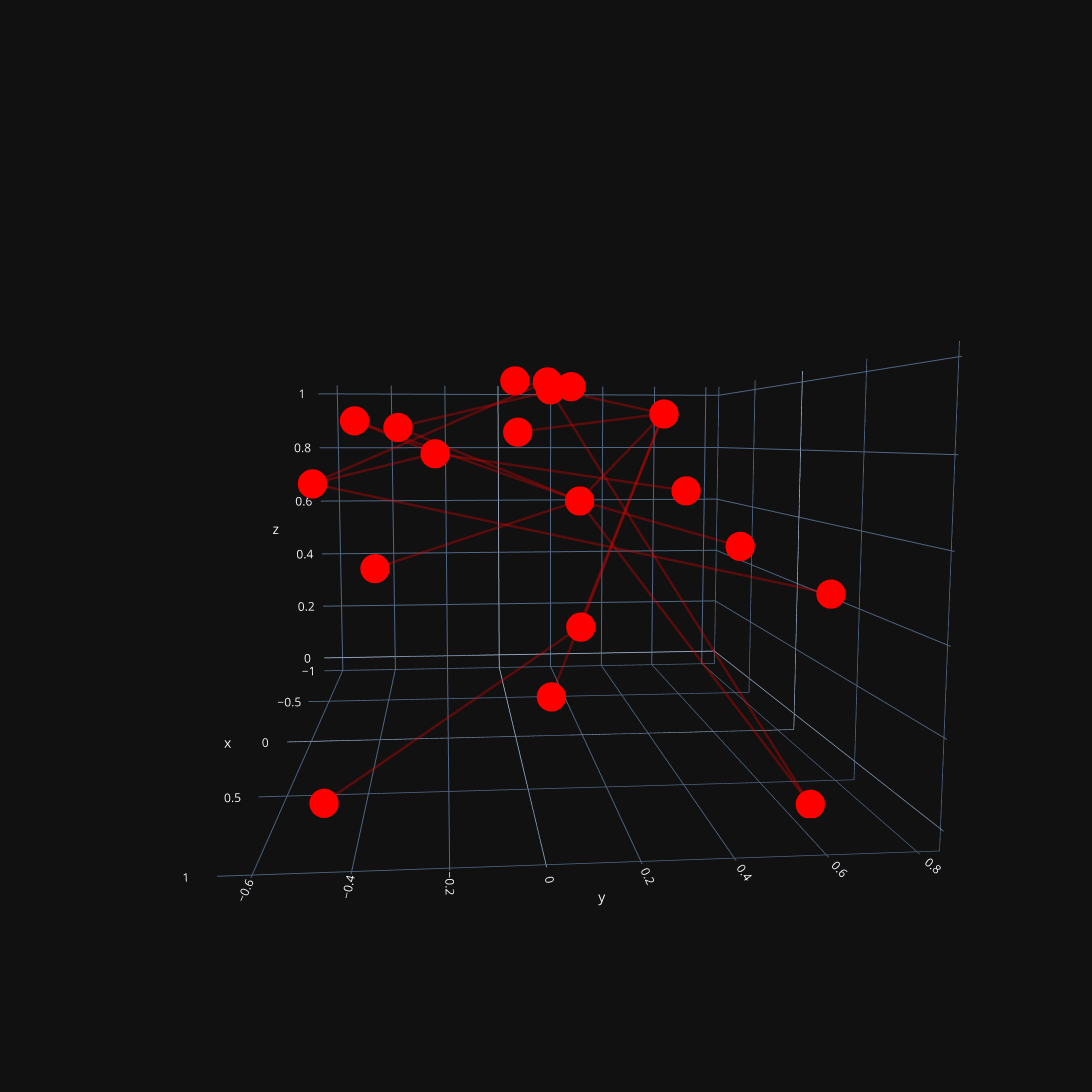

Here is the notebook cell this chart was saved with:
### Code cell
fig = pgo.Figure()
for i in umap_sphere_data:
    fig.add_trace(i)
fig.update_layout(template='plotly_dark', showlegend=False, width=1200, height=1200)
py.iplot(fig)

### Figure 1 — Plotly figure (JSON) as saved in the notebook; plotly's stock layout.template omitted (floating-point values rounded to 4 significant figures)
{"data": [{"hoverinfo": "none", "line": {"color": ["red", "red", "red", "red", "red", "red", "red", "red", "red", "red", "red", "red", "red", "red", "red", "red", "red", "red", "red", "red", "red", "red", "red", "red", "red", "red", "red", "red", "red", "red", "red", "red", "red", "red", "red", "red", "red", "red", "red", "red", "red", "red", "red", "red", "red", "red", "red", "red", "red", "red", "red", "red", "red", "red"], "width": 5}, "mode": "lines", "opacity": 0.3, "type": "scatter3d", "x": [-0.8089, -0.7408, null, 0.1463, -0.7408, null, 0.1463, -0.5744, null, 0.7671, -0.1531, null, 0.7671, -0.7408, null, -0.4049, -0.7408, null, 0.4105, -0.3637, null, 0.9549, 0.09378, null, -0.7408, 0.09378, null, -0.7408, 0.3939, null, -0.03354, 0.3939, null, -0.005034, 0.09378, null, 0.5984, -0.5744, null, -0.9438, 0.8823, null, -0.9438, 0.09378, null, 0.5271, 0.09378, null, -0.3637, 0.07604, null, -0.3637, -0.5744, null], "y": [-0.4607, 0.2785, null, -0.4473, 0.2785, null, -0.4473, -0.2368, null, 0.6413, 0.1167, null, 0.6413, 0.2785, null, 0.7816, 0.2785, null, 0.8057, -0.6246, null, 0.01438, 0.4175, null, 0.2785, 0.4175, null, 0.2785, -0.3196, null, 0.1663, -0.3196, null, -4.383e-05, 0.4175, null, 0.3731, -0.2368, null, 0.3095, -0.4672, null, 0.3095, 0.4175, null, -0.02675, 0.4175, null, -0.6246, 0.08659, null, -0.6246, -0.2368, null], "z": [0.3654, 0.6113, null, 0.8823, 0.6113, null, 0.8823, 0.7836, null, -0.01752, 0.9813, null, -0.01752, 0.6113, null, 0.4745, 0.6113, null, 0.4271, 0.6911, null, 0.2965, 0.9038, null, 0.6113, 0.9038, null, 0.6113, 0.8618, null, 0.9855, 0.8618, null, 1.0, 0.9038, null, 0.709, 0.7836, null, 0.1156, 0.05773, null, 0.1156, 0.9038, null, 0.8494, 0.9038, null, 0.6911, 0.9933, null, 0.6911, 0.7836, null]}, {"hoverinfo": "text", "marker": {"color": "red", "line": {"color": "red", "width": 1}, "size": 10, "symbol": "circle"}, "mode": "markers", "text": ["('9184', {'BUB3'})", "('22998', {'KIAA1102', 'LIMCH1'})", "('902', {'CCNH'})", "('2138', {'EYA1'})", "('80262', {'C16orf70', 'C16orf6'})", "('7307', {'U2AF1L5'})", "('6119', {'REPA3', 'RPA14', 'RPA3'})", "('3215', {'HOX2A', 'HOXB5'})", "('4674', {'BPX', 'NAP1L2'})", "('892', {'CCNC'})", "('5216', {'PFN1'})", "('9326', {'TRIP3', 'ZNHIT3'})", "('9943', {'KIAA1101', 'OSR1', 'OXSR1'})", "('5862', {'RAB2A', 'RAB2'})", "('2091', {'FLRN', 'FIB1', 'FBL'})", "('288', {'ANK3'})", "('999', {'CDH1', 'UVO', 'CDHE'})", "('3172', {'HNF4', 'HNF4A', 'NR2A1', 'TCF14'})", "('254427', {'PROSER2', 'C10orf47'})"], "type": "scatter3d", "x": [-0.8089, 0.1463, 0.7671, -0.4049, 0.4105, 0.9549, -0.7408, -0.03354, -0.005034, -0.1531, 0.5984, -0.9438, 0.5271, 0.3939, 0.09378, -0.3637, -0.5744, 0.8823, 0.07604], "y": [-0.4607, -0.4473, 0.6413, 0.7816, 0.8057, 0.01438, 0.2785, 0.1663, -4.383e-05, 0.1167, 0.3731, 0.3095, -0.02675, -0.3196, 0.4175, -0.6246, -0.2368, -0.4672, 0.08659], "z": [0.3654, 0.8823, -0.01752, 0.4745, 0.4271, 0.2965, 0.6113, 0.9855, 1.0, 0.9813, 0.709, 0.1156, 0.8494, 0.8618, 0.9038, 0.6911, 0.7836, 0.05773, 0.9933]}], "layout": {"height": 1200, "scene": {"aspectmode": "auto", "aspectratio": {"x": 1.353, "y": 1.019, "z": 0.7251}, "camera": {"center": {"x": 0, "y": 0, "z": 0}, "eye": {"x": 2.144, "y": -0.1954, "z": 0.2283}, "projection": {"type": "perspective"}, "up": {"x": 0, "y": 0, "z": 1}}}, "showlegend": false, "width": 1200}}
